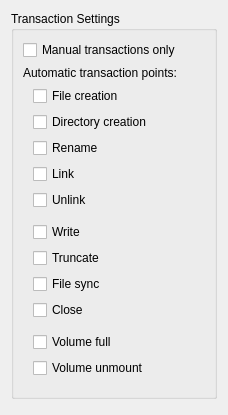
          <widget class="QWidget" name="scrollAreaWidgetContents_5">
           <property name="geometry">
            <rect>
             <x>0</x>
             <y>0</y>
             <width>212</width>
             <height>415</height>
            </rect>
           </property>
           <layout class="QVBoxLayout" name="verticalLayout_29">
            <item>
             <widget class="QGroupBox" name="gbTransactionPts">
              <property name="title">
               <string>Transaction Settings</string>
              </property>
              <layout class="QVBoxLayout" name="verticalLayout_30">
               <item>
                <layout class="QHBoxLayout" name="hlayTransactManual">
                 <item>
                  <widget class="QCheckBox" name="cbTransactManual">
                   <property name="text">
                    <string>Manual transactions only</string>
                   </property>
                  </widget>
                 </item>
                 <item>
                  <widget class="WarningBtn" name="wbtnTransactManual" native="true">
                   <property name="sizePolicy">
                    <sizepolicy hsizetype="Fixed" vsizetype="Ignored">
                     <horstretch>0</horstretch>
                     <verstretch>0</verstretch>
                    </sizepolicy>
                   </property>
                   <property name="minimumSize">
                    <size>
                     <width>18</width>
                     <height>0</height>
                    </size>
                   </property>
                   <property name="maximumSize">
                    <size>
                     <width>18</width>
                     <height>16777215</height>
                    </size>
                   </property>
                  </widget>
                 </item>
                </layout>
               </item>
               <item>
                <widget class="QLabel" name="label_43">
                 <property name="text">
                  <string>Automatic transaction points:</string>
                 </property>
                </widget>
               </item>
               <item>
                <widget class="QFrame" name="frameAutomaticTransactions">
                 <layout class="QVBoxLayout" name="vlayTransactionPtsAuto">
                  <property name="leftMargin">
                   <number>10</number>
                  </property>
                  <property name="topMargin">
                   <number>0</number>
                  </property>
                  <item>
                   <widget class="QCheckBox" name="cbTransactFileCreate">
                    <property name="text">
                     <string>File creation</string>
                    </property>
                   </widget>
                  </item>
                  <item>
                   <widget class="QCheckBox" name="cbTransactDirCreate">
                    <property name="text">
                     <string>Directory creation</string>
                    </property>
                   </widget>
                  </item>
                  <item>
                   <widget class="QCheckBox" name="cbTransactRename">
                    <property name="text">
                     <string>Rename</string>
                    </property>
                   </widget>
                  </item>
                  <item>
                   <widget class="QCheckBox" name="cbTransactLink">
                    <property name="text">
                     <string>Link</string>
                    </property>
                   </widget>
                  </item>
                  <item>
                   <widget class="QCheckBox" name="cbTransactUnlink">
                    <property name="text">
                     <string>Unlink</string>
                    </property>
                   </widget>
                  </item>
                  <item>
                   <spacer name="verticalSpacer_9">
                    <property name="orientation">
                     <enum>Qt::Vertical</enum>
                    </property>
                    <property name="sizeType">
                     <enum>QSizePolicy::Fixed</enum>
                    </property>
                    <property name="sizeHint" stdset="0">
                     <size>
                      <width>20</width>
                      <height>6</height>
                     </size>
                    </property>
                   </spacer>
                  </item>
                  <item>
                   <widget class="QCheckBox" name="cbTransactWrite">
                    <property name="text">
                     <string>Write</string>
                    </property>
                   </widget>
                  </item>
                  <item>
                   <widget class="QCheckBox" name="cbTransactTruncate">
                    <property name="text">
                     <string>Truncate</string>
                    </property>
                   </widget>
                  </item>
                  <item>
                   <widget class="QCheckBox" name="cbTransactFSync">
                    <property name="text">
                     <string>File sync</string>
                    </property>
                   </widget>
                  </item>
                  <item>
                   <widget class="QCheckBox" name="cbTransactClose">
                    <property name="text">
                     <string>Close</string>
                    </property>
                   </widget>
                  </item>
                  <item>
                   <spacer name="verticalSpacer_7">
                    <property name="orientation">
                     <enum>Qt::Vertical</enum>
                    </property>
                    <property name="sizeType">
                     <enum>QSizePolicy::Fixed</enum>
                    </property>
                    <property name="sizeHint" stdset="0">
                     <size>
                      <width>20</width>
                      <height>6</height>
                     </size>
                    </property>
                   </spacer>
                  </item>
                  <item>
                   <layout class="QHBoxLayout" name="hlayTransactVolFull">
                    <item>
                     <widget class="QCheckBox" name="cbTransactVolFull">
                      <property name="text">
                       <string>Volume full</string>
                      </property>
                     </widget>
                    </item>
                    <item>
                     <widget class="WarningBtn" name="wbtnTransactVolFull" native="true">
                      <property name="sizePolicy">
                       <sizepolicy hsizetype="Fixed" vsizetype="Ignored">
                        <horstretch>0</horstretch>
                        <verstretch>0</verstretch>
                       </sizepolicy>
                      </property>
                      <property name="minimumSize">
                       <size>
                        <width>18</width>
                        <height>0</height>
                       </size>
                      </property>
                      <property name="maximumSize">
                       <size>
                        <width>18</width>
                        <height>16777215</height>
                       </size>
                      </property>
                     </widget>
                    </item>
                   </layout>
                  </item>
                  <item>
                   <widget class="QCheckBox" name="cbTransactVolUnmount">
                    <property name="text">
                     <string>Volume unmount</string>
                    </property>
                   </widget>
                  </item>
                 </layout>
                </widget>
               </item>
              </layout>
             </widget>
            </item>
            <item>
             <spacer name="verticalSpacer_6">
              <property name="orientation">
               <enum>Qt::Vertical</enum>
              </property>
              <property name="sizeHint" stdset="0">
               <size>
                <width>20</width>
                <height>40</height>
               </size>
              </property>
             </spacer>
            </item>
           </layout>
          </widget>
